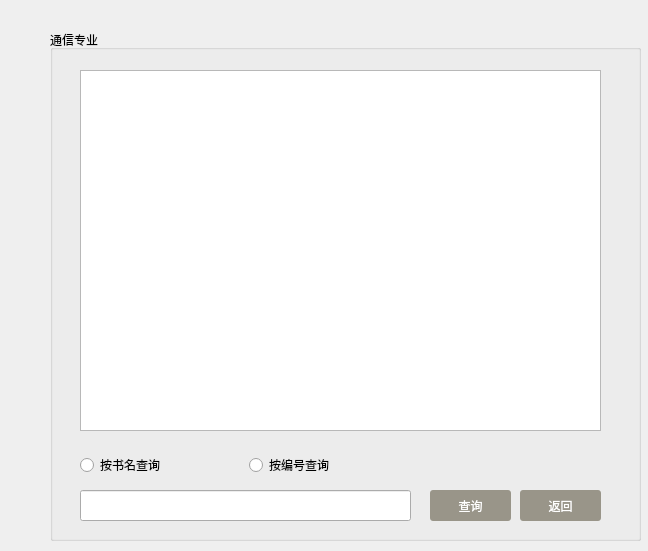
<?xml version="1.0" encoding="UTF-8"?>
<ui version="4.0">
 <class>Communication</class>
 <widget class="QDialog" name="Communication">
  <property name="geometry">
   <rect>
    <x>0</x>
    <y>0</y>
    <width>648</width>
    <height>551</height>
   </rect>
  </property>
  <property name="windowTitle">
   <string>Dialog</string>
  </property>
  <widget class="QGroupBox" name="groupBox">
   <property name="geometry">
    <rect>
     <x>50</x>
     <y>30</y>
     <width>591</width>
     <height>511</height>
    </rect>
   </property>
   <property name="styleSheet">
    <string notr="true">

font: 75 14pt &quot;Aparajita&quot;;</string>
   </property>
   <property name="title">
    <string>通信专业</string>
   </property>
   <widget class="QTableView" name="communicationview">
    <property name="geometry">
     <rect>
      <x>30</x>
      <y>40</y>
      <width>521</width>
      <height>361</height>
     </rect>
    </property>
    <property name="styleSheet">
     <string notr="true"/>
    </property>
   </widget>
   <widget class="QPushButton" name="returnbtn">
    <property name="geometry">
     <rect>
      <x>470</x>
      <y>460</y>
      <width>81</width>
      <height>31</height>
     </rect>
    </property>
    <property name="styleSheet">
     <string notr="true">QPushButton { background-color: rgb(153, 149, 137); border-radius: 3px; color: rgb(255, 255, 255); } QPushButton:hover { background-color: black; }


</string>
    </property>
    <property name="text">
     <string>返回</string>
    </property>
   </widget>
   <widget class="QLineEdit" name="inputline">
    <property name="geometry">
     <rect>
      <x>30</x>
      <y>460</y>
      <width>331</width>
      <height>31</height>
     </rect>
    </property>
    <property name="styleSheet">
     <string notr="true"/>
    </property>
   </widget>
   <widget class="QWidget" name="layoutWidget">
    <property name="geometry">
     <rect>
      <x>30</x>
      <y>420</y>
      <width>331</width>
      <height>30</height>
     </rect>
    </property>
    <layout class="QHBoxLayout" name="horizontalLayout">
     <item>
      <widget class="QRadioButton" name="nameradio">
       <property name="styleSheet">
        <string notr="true"/>
       </property>
       <property name="text">
        <string>按书名查询</string>
       </property>
      </widget>
     </item>
     <item>
      <widget class="QRadioButton" name="numradio">
       <property name="styleSheet">
        <string notr="true"/>
       </property>
       <property name="text">
        <string>按编号查询</string>
       </property>
      </widget>
     </item>
    </layout>
   </widget>
   <widget class="QPushButton" name="searchbtn">
    <property name="geometry">
     <rect>
      <x>380</x>
      <y>460</y>
      <width>81</width>
      <height>31</height>
     </rect>
    </property>
    <property name="styleSheet">
     <string notr="true">QPushButton { background-color: rgb(153, 149, 137); border-radius: 3px; color: rgb(255, 255, 255); } QPushButton:hover { background-color: black;}



</string>
    </property>
    <property name="text">
     <string>查询</string>
    </property>
   </widget>
  </widget>
 </widget>
 <resources/>
 <connections/>
</ui>
